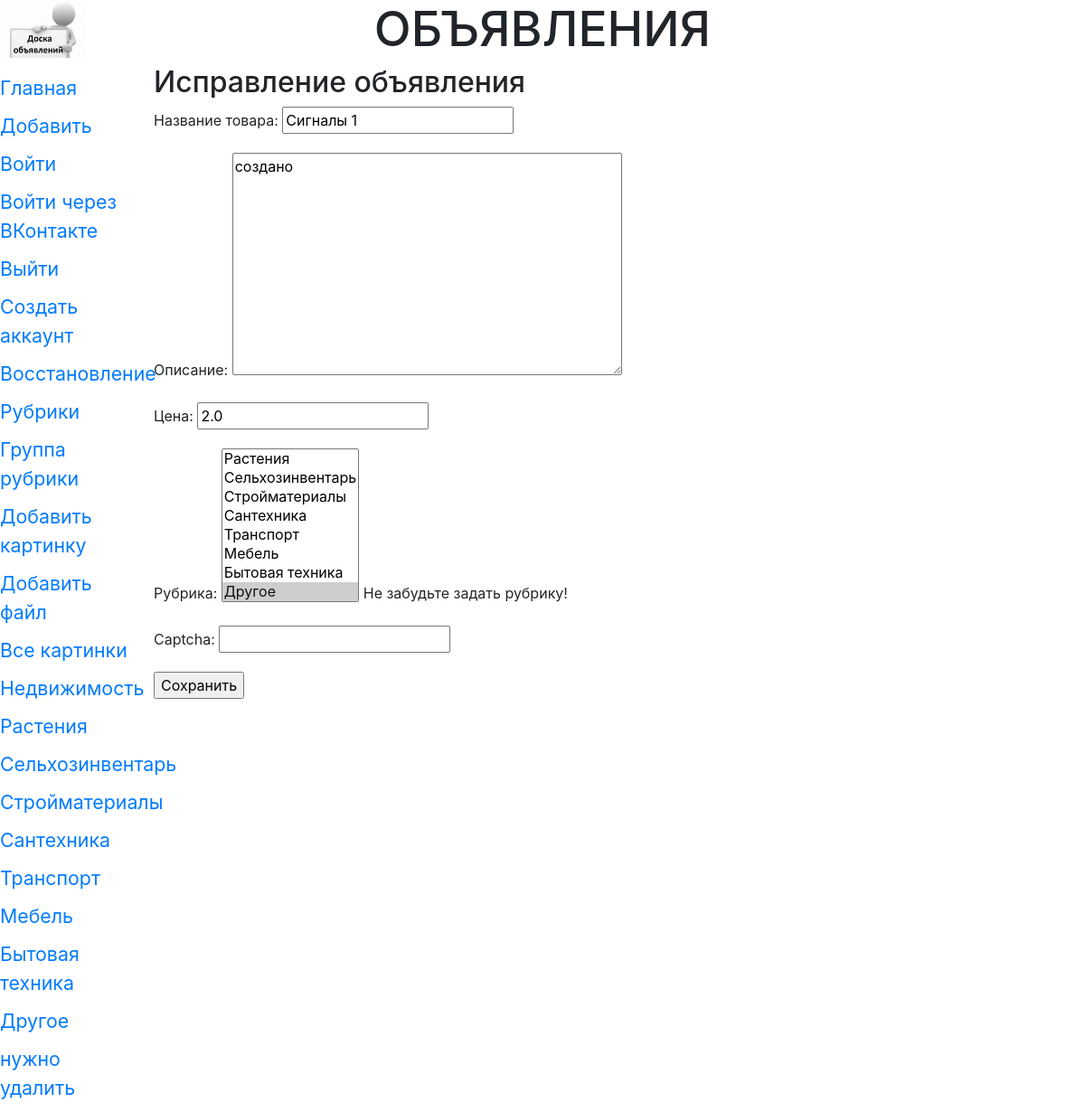
Page /bboard/edit/14 on the committed database.
### bboard/models.py (models this page shows, shortened)
class Rubric (models.Model):#клас рубрик
    name = models.CharField(max_length=20, db_index=True, verbose_name='Название')
    order = models.SmallIntegerField(default=0, db_index=True)
    def __str__(self):#класс представляющий рубрики стоками
        return self.name
    class Meta:
        verbose_name_plural = 'Рубрики'
        verbose_name = 'Рубрика'
        ordering = ['order', 'name']

class Bb(models.Model):#описание полей базы данных (таблица)
    title = models.CharField(max_length=50, verbose_name='Товар',
            validators=[validators.RegexValidator(regex='^.{4,}$')],
            error_messages={'invalid': 'Неправильное название товара'})#добавим валидатор по регулярному выражению
    content = models.TextField(null=True, blank=True, verbose_name='Описание',)
    price = models.FloatField(null=True, blank=True, verbose_name='Цена',
            validators=[validate_even,])#добавили свой валидатор MinMaxValueValidator(1,999999)
    published = models.DateTimeField(auto_now_add=True,db_index=True, verbose_name='Опубликовано')
    rubric = models.ForeignKey('Rubric', null=True,
    on_delete=models.PROTECT, verbose_name='Рубрика')#еще одно поле рубрика, foreignKey поле Первичной модели, 1-ссылка на класс,2 поле не обяз,3 защита от удаления всех полей рубрики какойлибо
    class Meta:#параметры полей и моделей(представление в человеческом виде-ед и мн число и порядок)
        verbose_name_plural = 'Объявления'
        verbose_name = 'Объявление'
        ordering = ['-published','title']#порядок сортировки
        unique_together = (
            ('title', 'published'),
            ('title', 'price', 'rubric')
        )#теперь поля товара и даты должны быть уникальны
        get_latest_by = '-published'
    def title_and_price(self):# функция для функционального поля, выводит название и цену или название
        if self.price:
            return '%s (%.2f)' %(self.title, self.price)
        else:
            return self.title
    title_and_price.short_description = 'Название и цена'

### bboard/views.py (the view)
# urls.py: path('edit/<int:pk>', BbEditView.as_view(), name='edit'),#редактирование, обязательно передаем pk!!
class BbEditView(UpdateView):#Класс для редактирования записей
    model = Bb
    form_class = BbForm
    success_url = '/bboard/detail/{id}'#в книге ошибка
    def get_context_data(self, *args, **kwargs):
        context = super().get_context_data(*args, **kwargs)
        context['rubrics'] = Rubric.objects.all()
        return context

### bboard/forms.py (shortened to what this page needs)
class BbForm(forms.ModelForm):#полное объявление всех полей
    title = forms.CharField(label='Название товара')
    content = forms.CharField(label='Описание',
            validators=[validators.RegexValidator(regex='^.{4,}$')],
            error_messages={'invalid': 'Неправильное название товара'},
            widget=forms.widgets.Textarea())
    price = forms.DecimalField(label='Цена', decimal_places=2)
    rubric = forms.ModelChoiceField(queryset=Rubric.objects.all(),
            label='Рубрика', help_text='Не забудьте задать рубрику!',
            widget=forms.widgets.Select(attrs={'size': 8}))
    captcha = CaptchaField()
    class Meta:
        model = Bb
        fields = ('title', 'content', 'price', 'rubric')

### bboard/templates/bboard/bb_form.html (shortened to what this page needs)
{% extends "layout/basic.html" %}
{% block content %}
<h2>Исправление объявления</h2>
<form method="post">
    {{ form.as_p }}
    <input type="submit" value="Сохранить">
</form>
{% endblock %}

### bboard/templates/layout/basic.html (shortened to what this page needs)
{% load static %}
{% load bootstrap4 %}
{% load cache %}
<!DOCTYPE html>
<html>
    <head>
        <link rel="stylesheet" type="text/css" href="{% static 'bboard/style.css' %}">
        {% bootstrap_css %}
    </head>
    <body>
        <header>
            <h1>Объявления</h1>
        </header>
        {% cache 300 navbar %}
        <nav>
            <a href="{% url 'index' %}">Главная</a>
            <a href="{% url 'add' %}">Добавить</a>
            <a href="{% url 'login' %}">Войти</a>
            <a href="{% url 'social:begin' 'vk-oauth2' %}">Войти через ВКонтакте</a>
            <a href="{% url 'logout' %}">Выйти</a>
            <a href="{% url 'add_user' %}">Создать аккаунт</a>
            <a href="{% url 'password_reset' %}">Восстановление</a>
            <a href="{% url 'rubrics' %}">Рубрики</a>
            <a href="{% url 'rubrics_formset' %}">Группа рубрики</a>
            <a href="{% url 'add_img' %}">Добавить картинку</a>
            <a href="{% url 'add_file' %}">Добавить файл</a>
            <a href="{% url 'all_img' %}">Все картинки</a>
            {% for rubric in rubrics %}
            <a href="{{ rubric.get_absolute_url }}">{{ rubric.name }}</a>
            {% endfor %}
        </nav>
        {% endcache %}
        <section>
        {% block content %}
        {% endblock %}
        </section>
    </body>
</html>

### bboard/static/bboard/style.css (style rules this page uses)
header h1 { font-size: 40pt; text-transform: uppercase; text-align: center; background: url("bg.jpg") left/auto 100% no-repeat; }
nav { font-size: 16pt; width: 150px; float: left; }
nav a { display: block; margin: 10px 0px; }
section { margin-left: 170px; }

### rows in the picture
Rubric: name "Недвижимость"
Rubric: name "Растения"
Rubric: name "Сельхозинвентарь"
Rubric: name "Стройматериалы"
Rubric: name "Сантехника"
Rubric: name "Транспорт"
Rubric: name "Мебель"
Rubric: name "Бытовая техника"
Rubric: name "Другое"
Rubric: name "нужно удалить"
Bb: title "Сигналы 1", content "создано", price "2.0", rubric "Растения / Сельхозинвентарь / Стройматериалы / Сантехника / Транспорт / Мебель / Бытовая техника / Другое ☑"
